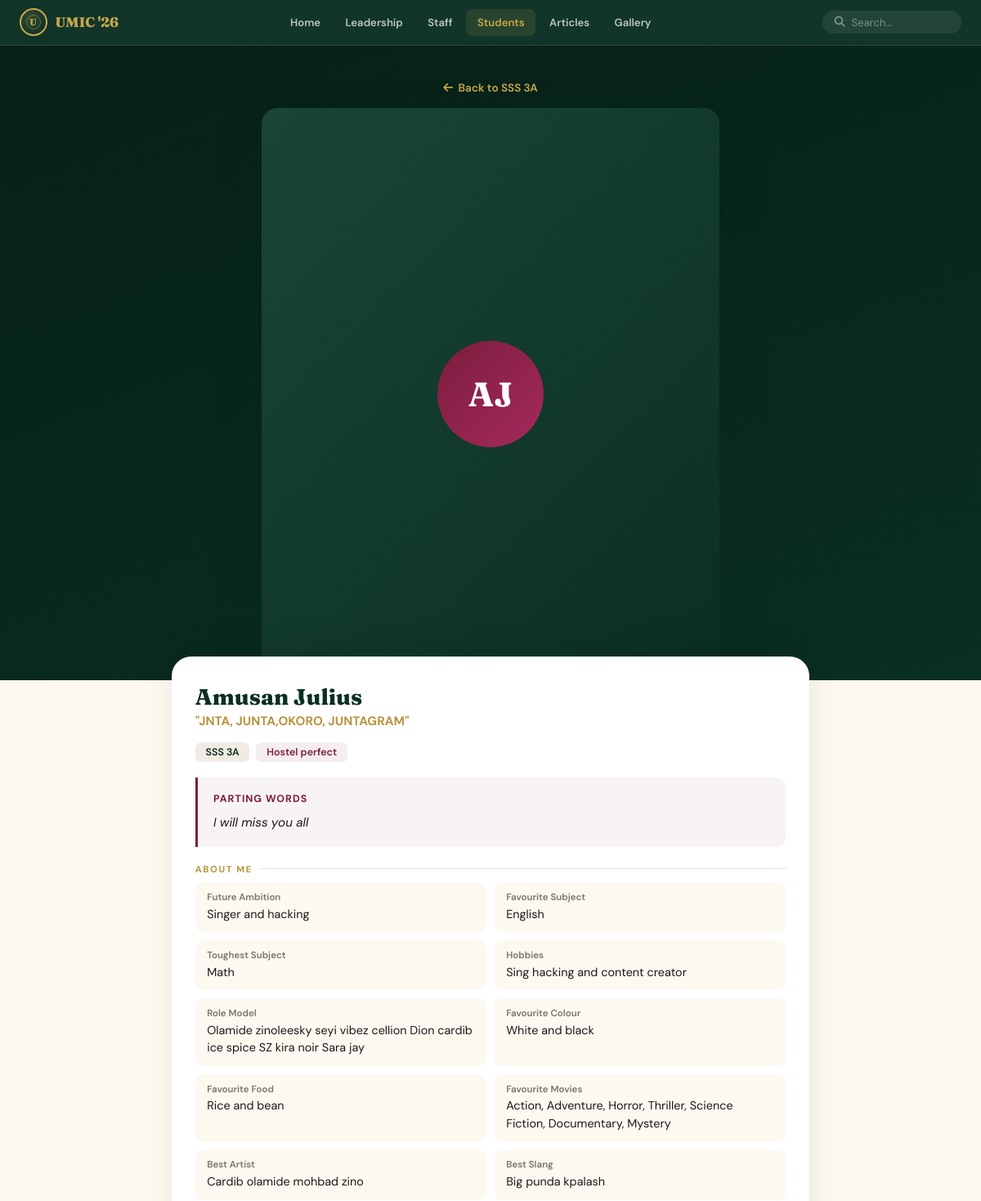
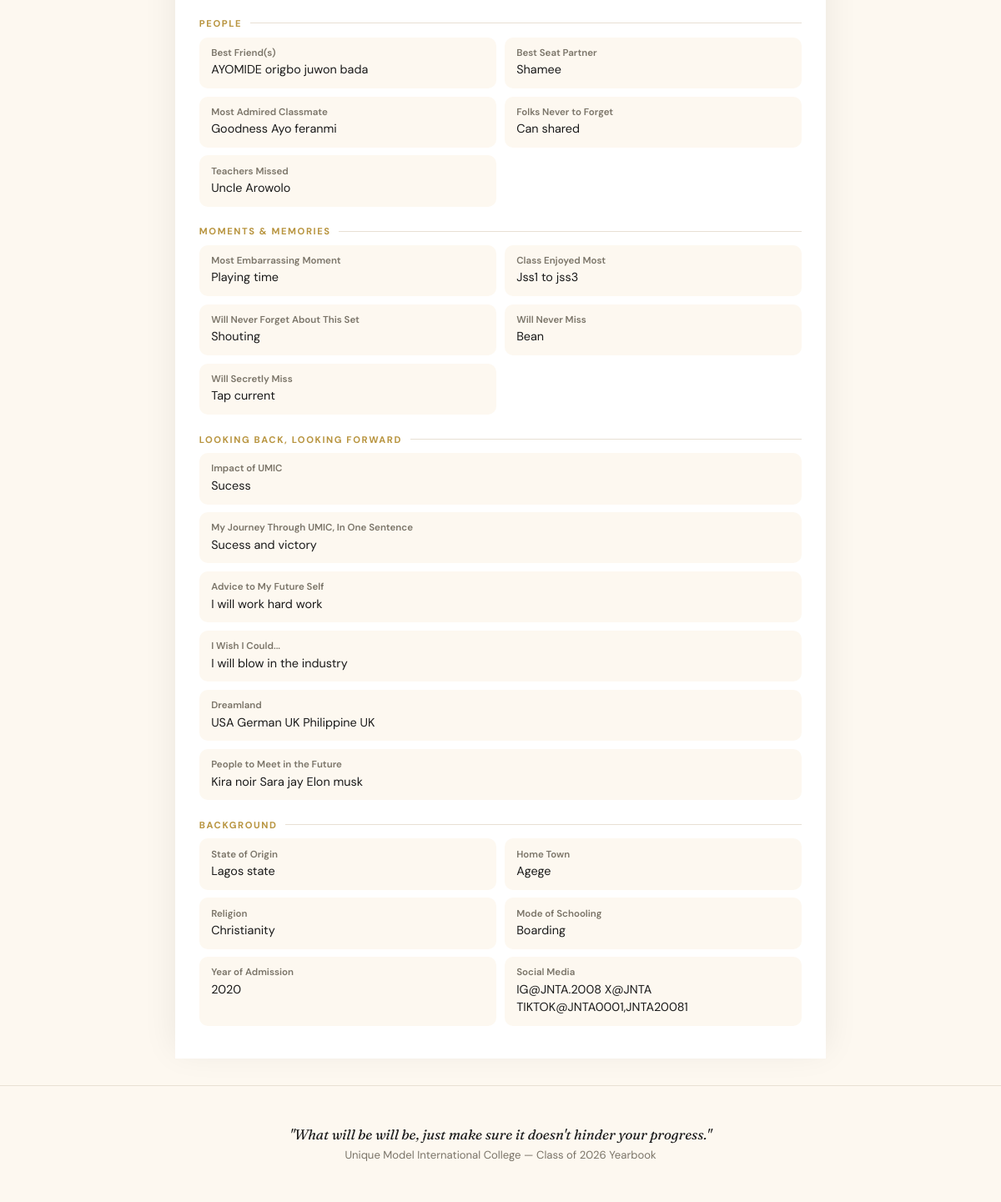
Screenshot of /student/1 with the database file from the repository (2 pictures, top to bottom).
### tables this page shows
CREATE TABLE settings (
    id INTEGER PRIMARY KEY CHECK (id = 1),
    school_name TEXT DEFAULT 'Unique Model International College',
    motto TEXT DEFAULT 'What will be will be, just make sure it doesn''t hinder your progress.',
    graduation_year TEXT DEFAULT '2026',
    theme_primary TEXT DEFAULT '#0A2F23',
    theme_accent TEXT DEFAULT '#C9A84C',
    principal_message TEXT DEFAULT '',
    logo TEXT DEFAULT ''
);

CREATE TABLE students (
    id INTEGER PRIMARY KEY AUTOINCREMENT,
    full_name TEXT NOT NULL,
    class_name TEXT NOT NULL,
    nickname TEXT DEFAULT '',
    post_held TEXT DEFAULT '',
    dob TEXT DEFAULT '',
    year_of_admission TEXT DEFAULT '',
    religion TEXT DEFAULT '',
    mode_of_schooling TEXT DEFAULT '',
    state_of_origin TEXT DEFAULT '',
    home_town TEXT DEFAULT '',
    contact_number TEXT DEFAULT '',
    social_media TEXT DEFAULT '',
    role_model TEXT DEFAULT '',
    hobbies TEXT DEFAULT '',
    best_friends TEXT DEFAULT '',
    folks_never_forget TEXT DEFAULT '',
    favourite_colour TEXT DEFAULT '',
    favourite_subject TEXT DEFAULT '',
    toughest_subject TEXT DEFAULT '',
    favourite_teacher TEXT DEFAULT '',
    most_admired_teacher TEXT DEFAULT '',
    favourite_non_teaching TEXT DEFAULT '',
    most_admired_classmate TEXT DEFAULT '',
    best_seat_partner TEXT DEFAULT '',
    day_one_friend TEXT DEFAULT '',
    class_crush TEXT DEFAULT '',
    teachers_missed TEXT DEFAULT '',
    favourite_food TEXT DEFAULT '',
    favourite_fruit TEXT DEFAULT '',
    movie_type TEXT DEFAULT '',
    best_artist TEXT DEFAULT '',
    best_slang TEXT DEFAULT '',
    favourite_quote TEXT DEFAULT '',
    best_moment TEXT DEFAULT '',
    embarrassing_moment TEXT DEFAULT '',
    weird_moment TEXT DEFAULT '',
    worst_moment TEXT DEFAULT '',
    never_forget TEXT DEFAULT '',
    better_than_thought TEXT DEFAULT '',
    impact_of_umic TEXT DEFAULT '',
    journey_description TEXT DEFAULT '',
    advice_to_future TEXT DEFAULT '',
    never_miss TEXT DEFAULT '',
    secretly_miss TEXT DEFAULT '',
    class_enjoyed_most TEXT DEFAULT '',
    notable_phobia TEXT DEFAULT '',
    future_ambition TEXT DEFAULT '',
    dreamland TEXT DEFAULT '',
    people_to_meet TEXT DEFAULT '',
    wish TEXT DEFAULT '',
    parting_words TEXT DEFAULT '',
    created_at TEXT DEFAULT (datetime('now'))
);

### app.py (the view)
@app.route('/student/<int:student_id>')
def student_profile(student_id):
    db = get_db()
    settings = row_to_dict(db.execute("SELECT * FROM settings WHERE id=1").fetchone())
    student = db.execute("SELECT * FROM students WHERE id=?", (student_id,)).fetchone()
    if not student:
        abort(404)
    photos = db.execute("""SELECT * FROM student_photos WHERE student_id=?
                            ORDER BY is_cover DESC, sort_order ASC""", (student_id,)).fetchall()
    return render_template('student_profile.html', settings=settings, s=student, photos=photos)

### templates/student_profile.html (shortened to what this page needs)
{% extends "base.html" %}
{% set active_page = 'classes' %}
{% block content %}
<section class="profile-hero">
  <div style="max-width:560px;margin:0 auto 0;text-align:center">
    <a href="{{ url_for('class_students', class_name=s.class_name) }}" style="color:var(--accent);font-size:.85rem;font-weight:600;display:inline-flex;align-items:center;gap:.4rem;margin-bottom:1rem">
      <i class="fas fa-arrow-left"></i> Back to {{ s.class_name }}
    </a>
  </div>
  <div class="profile-gallery">
    {% if photos and photos|length > 0 %}
    <div class="profile-gallery-track" id="galleryTrack">
      {% for p in photos %}
      <img src="{{ p.data_url }}" alt="{{ s.full_name }} photo {{ loop.index }}" data-lightbox="{{ p.data_url }}">
      {% endfor %}
    </div>
    {% if photos|length > 1 %}
    <div class="profile-gallery-dots">
      {% for p in photos %}<span class="{{ 'active' if loop.first else '' }}"></span>{% endfor %}
    </div>
    {% endif %}
    {% else %}
    <div style="aspect-ratio:4/5;display:flex;align-items:center;justify-content:center;background:linear-gradient(135deg,#1a4536,#0A2F23)">
    </div>
    {% endif %}
  </div>
</section>
<div class="profile-card">
  <h1 class="profile-name">{{ s.full_name }}</h1>
  {% if s.nickname %}<p class="profile-nick">"{{ s.nickname }}"</p>{% endif %}
  <div class="profile-tags">
    <span class="profile-tag">{{ s.class_name }}</span>
    {% if s.post_held %}<span class="profile-tag wine">{{ s.post_held }}</span>{% endif %}
  </div>
  {% if s.parting_words %}
  <div class="profile-quote" style="border-color:var(--wine);background:rgba(124,29,62,.05)">
    <strong style="color:var(--wine);display:block;font-style:normal;font-size:.78rem;text-transform:uppercase;letter-spacing:1px;margin-bottom:.4rem">Parting Words</strong>
    {{ s.parting_words }}
  </div>
  {% endif %}
  <div class="profile-section">
    <div class="profile-section-title">About Me</div>
    <div class="profile-grid">
      {% if s.future_ambition %}<div class="profile-field"><div class="profile-field-label">Future Ambition</div><div class="profile-field-value">{{ s.future_ambition }}</div></div>{% endif %}
      {% if s.favourite_subject %}<div class="profile-field"><div class="profile-field-label">Favourite Subject</div><div class="profile-field-value">{{ s.favourite_subject }}</div></div>{% endif %}
      {% if s.toughest_subject %}<div class="profile-field"><div class="profile-field-label">Toughest Subject</div><div class="profile-field-value">{{ s.toughest_subject }}</div></div>{% endif %}
      {% if s.hobbies %}<div class="profile-field"><div class="profile-field-label">Hobbies</div><div class="profile-field-value">{{ s.hobbies }}</div></div>{% endif %}
      {% if s.role_model %}<div class="profile-field"><div class="profile-field-label">Role Model</div><div class="profile-field-value">{{ s.role_model }}</div></div>{% endif %}
      {% if s.favourite_colour %}<div class="profile-field"><div class="profile-field-label">Favourite Colour</div><div class="profile-field-value">{{ s.favourite_colour }}</div></div>{% endif %}
      {% if s.favourite_food %}<div class="profile-field"><div class="profile-field-label">Favourite Food</div><div class="profile-field-value">{{ s.favourite_food }}</div></div>{% endif %}
      {% if s.movie_type %}<div class="profile-field"><div class="profile-field-label">Favourite Movies</div><div class="profile-field-value">{{ s.movie_type }}</div></div>{% endif %}
      {% if s.best_artist %}<div class="profile-field"><div class="profile-field-label">Best Artist</div><div class="profile-field-value">{{ s.best_artist }}</div></div>{% endif %}
      {% if s.best_slang %}<div class="profile-field"><div class="profile-field-label">Best Slang</div><div class="profile-field-value">{{ s.best_slang }}</div></div>{% endif %}
    </div>
  </div>
  <div class="profile-section">
    <div class="profile-section-title">People</div>
    <div class="profile-grid">
      {% if s.best_friends %}<div class="profile-field"><div class="profile-field-label">Best Friend(s)</div><div class="profile-field-value">{{ s.best_friends }}</div></div>{% endif %}
      {% if s.best_seat_partner %}<div class="profile-field"><div class="profile-field-label">Best Seat Partner</div><div class="profile-field-value">{{ s.best_seat_partner }}</div></div>{% endif %}
      {% if s.most_admired_classmate %}<div class="profile-field"><div class="profile-field-label">Most Admired Classmate</div><div class="profile-field-value">{{ s.most_admired_classmate }}</div></div>{% endif %}
      {% if s.folks_never_forget %}<div class="profile-field"><div class="profile-field-label">Folks Never to Forget</div><div class="profile-field-value">{{ s.folks_never_forget }}</div></div>{% endif %}
      {% if s.teachers_missed %}<div class="profile-field"><div class="profile-field-label">Teachers Missed</div><div class="profile-field-value">{{ s.teachers_missed }}</div></div>{% endif %}
    </div>
  </div>
  <div class="profile-section">
    <div class="profile-section-title">Moments &amp; Memories</div>
    <div class="profile-grid">
      {% if s.embarrassing_moment %}<div class="profile-field"><div class="profile-field-label">Most Embarrassing Moment</div><div class="profile-field-value">{{ s.embarrassing_moment }}</div></div>{% endif %}
      {% if s.class_enjoyed_most %}<div class="profile-field"><div class="profile-field-label">Class Enjoyed Most</div><div class="profile-field-value">{{ s.class_enjoyed_most }}</div></div>{% endif %}
      {% if s.never_forget %}<div class="profile-field"><div class="profile-field-label">Will Never Forget About This Set</div><div class="profile-field-value">{{ s.never_forget }}</div></div>{% endif %}
      {% if s.never_miss %}<div class="profile-field"><div class="profile-field-label">Will Never Miss</div><div class="profile-field-value">{{ s.never_miss }}</div></div>{% endif %}
      {% if s.secretly_miss %}<div class="profile-field"><div class="profile-field-label">Will Secretly Miss</div><div class="profile-field-value">{{ s.secretly_miss }}</div></div>{% endif %}
    </div>
  </div>
  <div class="profile-section">
    <div class="profile-section-title">Looking Back, Looking Forward</div>
    {% if s.impact_of_umic %}<div class="profile-field" style="margin-bottom:.6rem"><div class="profile-field-label">Impact of UMIC</div><div class="profile-field-value">{{ s.impact_of_umic }}</div></div>{% endif %}
    {% if s.journey_description %}<div class="profile-field" style="margin-bottom:.6rem"><div class="profile-field-label">My Journey Through UMIC, In One Sentence</div><div class="profile-field-value">{{ s.journey_description }}</div></div>{% endif %}
    {% if s.advice_to_future %}<div class="profile-field" style="margin-bottom:.6rem"><div class="profile-field-label">Advice to My Future Self</div><div class="profile-field-value">{{ s.advice_to_future }}</div></div>{% endif %}
    {% if s.wish %}<div class="profile-field" style="margin-bottom:.6rem"><div class="profile-field-label">I Wish I Could...</div><div class="profile-field-value">{{ s.wish }}</div></div>{% endif %}
    {% if s.dreamland %}<div class="profile-field" style="margin-bottom:.6rem"><div class="profile-field-label">Dreamland</div><div class="profile-field-value">{{ s.dreamland }}</div></div>{% endif %}
    {% if s.people_to_meet %}<div class="profile-field"><div class="profile-field-label">People to Meet in the Future</div><div class="profile-field-value">{{ s.people_to_meet }}</div></div>{% endif %}
  </div>
  <div class="profile-section">
    <div class="profile-section-title">Background</div>
    <div class="profile-grid">
      {% if s.state_of_origin %}<div class="profile-field"><div class="profile-field-label">State of Origin</div><div class="profile-field-value">{{ s.state_of_origin }}</div></div>{% endif %}
      {% if s.home_town %}<div class="profile-field"><div class="profile-field-label">Home Town</div><div class="profile-field-value">{{ s.home_town }}</div></div>{% endif %}
      {% if s.religion %}<div class="profile-field"><div class="profile-field-label">Religion</div><div class="profile-field-value">{{ s.religion }}</div></div>{% endif %}
      {% if s.mode_of_schooling %}<div class="profile-field"><div class="profile-field-label">Mode of Schooling</div><div class="profile-field-value">{{ s.mode_of_schooling }}</div></div>{% endif %}
      {% if s.year_of_admission %}<div class="profile-field"><div class="profile-field-label">Year of Admission</div><div class="profile-field-value">{{ s.year_of_admission }}</div></div>{% endif %}
      {% if s.social_media %}<div class="profile-field"><div class="profile-field-label">Social Media</div><div class="profile-field-value">{{ s.social_media }}</div></div>{% endif %}
    </div>
  </div>
</div>
{% endblock %}

### templates/base.html (shortened to what this page needs)
<!DOCTYPE html>
<html lang="en">
<head>
<link rel="stylesheet" href="https://cdnjs.cloudflare.com/ajax/libs/font-awesome/6.5.0/css/all.min.css">
<link rel="stylesheet" href="{{ url_for('static', filename='css/style.css') }}">
</head>
<body>
<nav id="siteNav">
  <div class="nav-inner">
    <a href="{{ url_for('home') }}" class="nav-brand">
      <div class="seal"><span class="seal-mark">U</span></div>
      <span>UMIC '{{ settings.graduation_year[-2:] if settings.graduation_year else '26' }}</span>
    </a>
    <div class="nav-links">
      <a href="{{ url_for('home') }}" class="nav-link {{ 'active' if active_page=='home' else '' }}">Home</a>
      <a href="{{ url_for('leadership') }}" class="nav-link {{ 'active' if active_page=='leadership' else '' }}">Leadership</a>
      <a href="{{ url_for('staff') }}" class="nav-link {{ 'active' if active_page=='staff' else '' }}">Staff</a>
      <a href="{{ url_for('classes') }}" class="nav-link {{ 'active' if active_page=='classes' else '' }}">Students</a>
      <a href="{{ url_for('articles') }}" class="nav-link {{ 'active' if active_page=='articles' else '' }}">Articles</a>
      <a href="{{ url_for('gallery') }}" class="nav-link {{ 'active' if active_page=='gallery' else '' }}">Gallery</a>
    </div>
    <form class="nav-search" action="{{ url_for('search') }}" method="get" id="navSearchForm">
      <i class="fas fa-search"></i>
      <input type="text" name="q" placeholder="Search...">
    </form>
  </div>
</nav>
{% block content %}{% endblock %}
<footer>
  <p class="fq">"{{ settings.motto }}"</p>
  <p>{{ settings.school_name }} — Class of {{ settings.graduation_year }} Yearbook</p>
</footer>
</body>
</html>

### rows the page displays
settings: graduation_year "26", motto "What will be will be, just make sure it doesn't hinder your progress.", school_name "Unique Model International College", graduation_year "2026"
students: class_name "SSS 3A", full_name "Amusan Julius", nickname "JNTA, JUNTA,OKORO, JUNTAGRAM", post_held "Hostel perfect", parting_words "I will miss you all", future_ambition "Singer and hacking", favourite_subject "English", toughest_subject "Math", hobbies "Sing hacking and content creator", role_model "Olamide zinoleesky seyi vibez cellion Dion cardib ice spice SZ kira noir Sara jay", favourite_colour "White and black", favourite_food "Rice and bean", movie_type "Action, Adventure, Horror, Thriller, Science Fiction, Documentary, Mystery", best_artist "Cardib olamide mohbad zino", best_slang "Big punda kpalash", best_friends "AYOMIDE origbo juwon bada", best_seat_partner "Shamee", most_admired_classmate "Goodness Ayo feranmi", folks_never_forget "Can shared", teachers_missed "Uncle Arowolo", embarrassing_moment "Playing time", class_enjoyed_most "Jss1 to jss3", never_forget "Shouting", never_miss "Bean", secretly_miss "Tap current", impact_of_umic "Sucess", journey_description "Sucess and victory", advice_to_future "I will work hard work", wish "I will blow in the industry", dreamland "USA German UK Philippine UK", people_to_meet "Kira noir Sara jay Elon musk", state_of_origin "Lagos state", home_town "Agege", religion "Christianity", mode_of_schooling "Boarding", year_of_admission "2020", social_media "IG@JNTA.2008 X@JNTA TIKTOK@JNTA0001,JNTA20081"
